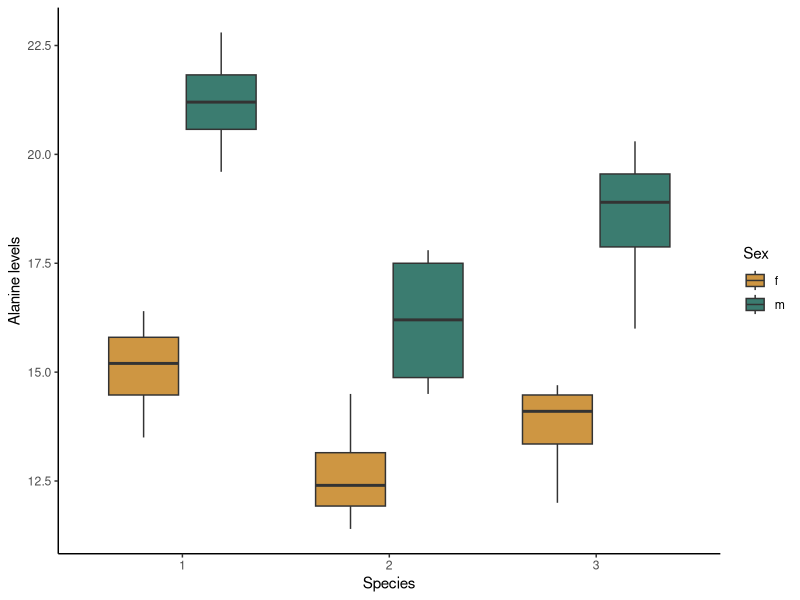
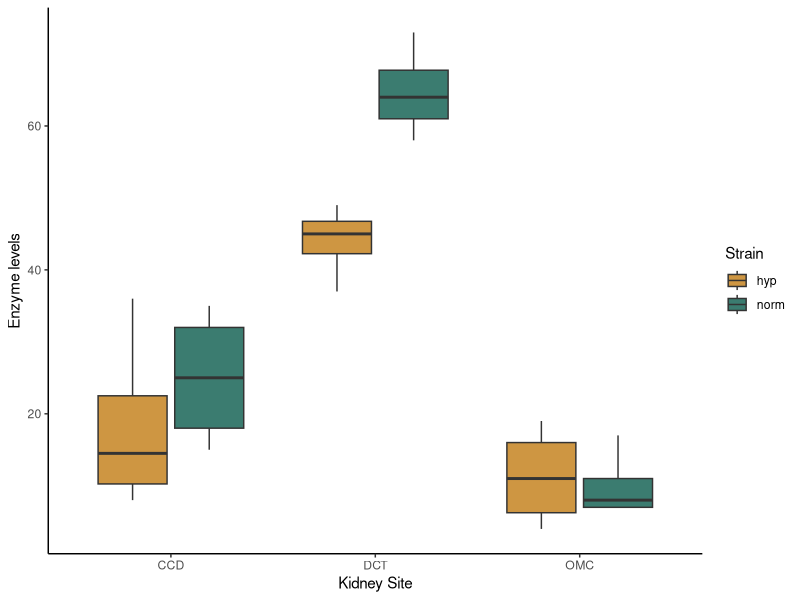
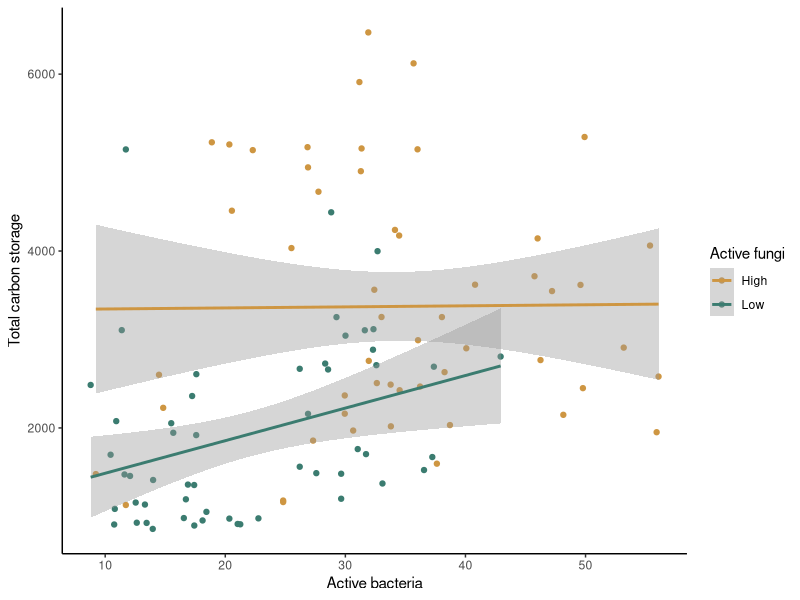
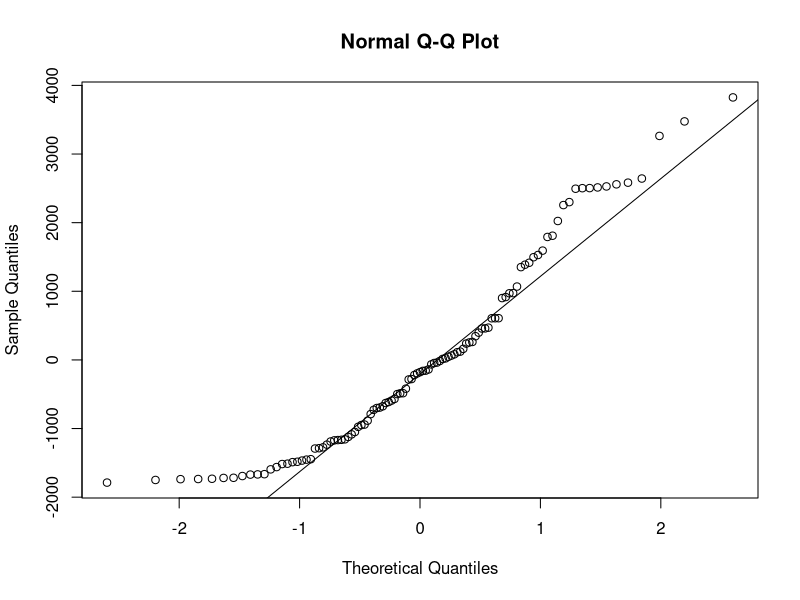
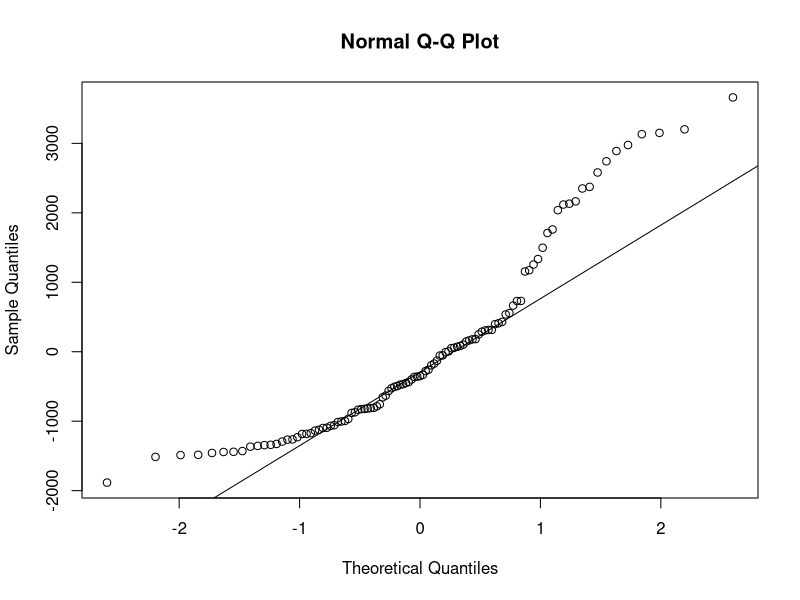
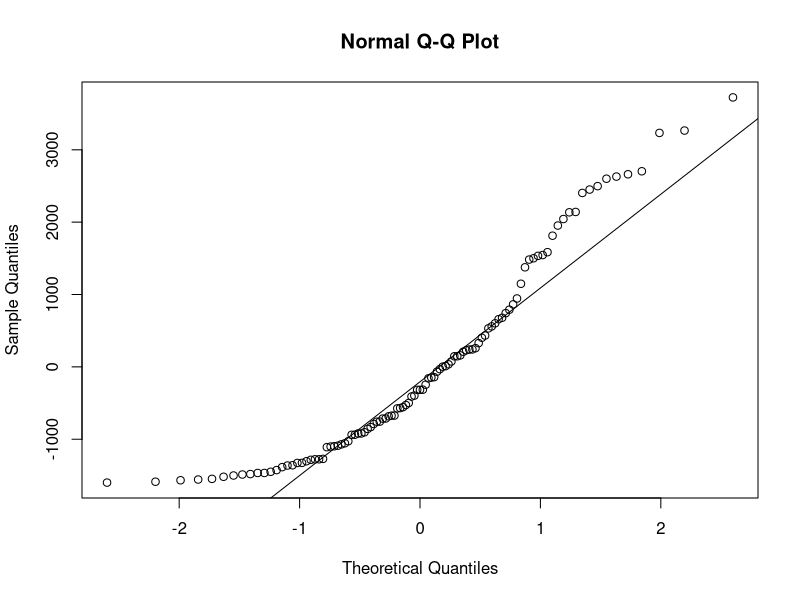
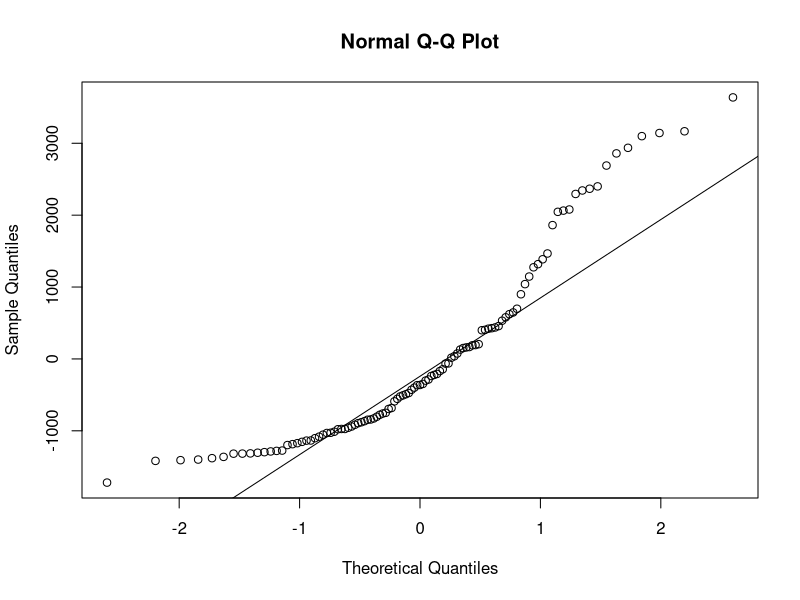
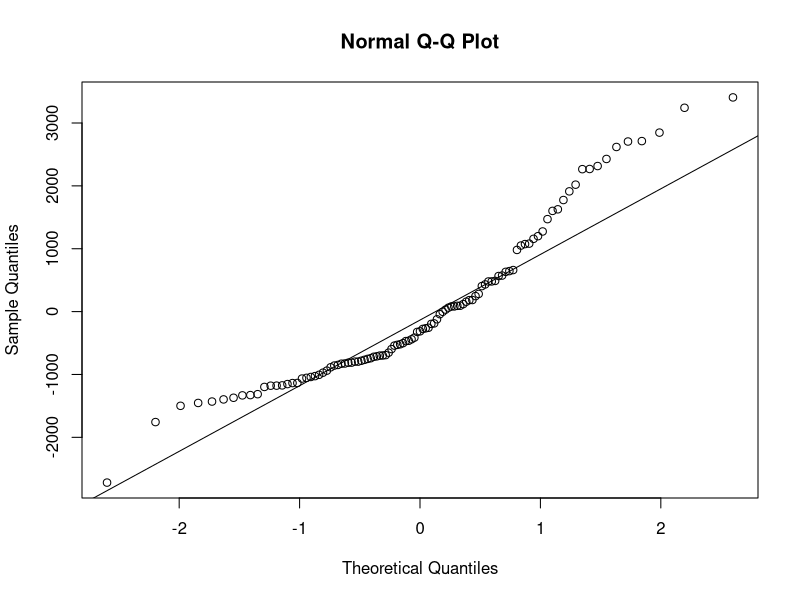

Write the R code that produced these figures, in order.
## ---- chunk 1
knitr::opts_chunk$set(echo = TRUE)
## ---- chunk 2
mill <- read.csv("millipedes.csv")
mill$species <- as.factor(mill$species)
## ---- chunk 3
library(ggplot2)
ggplot(mill, aes(x=species, y=Alanine, fill=sex)) +
  geom_boxplot() +
  scale_fill_manual(values=c("#ce9642","#3b7c70")) +
  labs(x="Species", y="Alanine levels", fill = "Sex") +
  theme_classic()
## ---- chunk 4
mill_null <- lm(Alanine ~ 1, data = mill)
mill_sex <- lm(Alanine ~ sex, data = mill)
mill_species <- lm(Alanine ~ species, data = mill)
mill_both <- lm(Alanine ~ sex + species, data = mill)
mill_int <- lm(Alanine ~ sex*species, data = mill)
## ---- chunk 5
mill_2way <- aov(Alanine ~ sex*species,data=mill)
summary(mill_2way)
## ---- chunk 6
TukeyHSD(mill_2way,which=c("species"))
## ---- chunk 7
AIC(mill_null,mill_sex,mill_species,mill_both,mill_int)
## ---- chunk 8
kidney <- read.csv("kidney.csv")
## ---- chunk 9
library(ggplot2)
ggplot(kidney, aes(x=site, y=enzyme, fill=hyper)) +
  geom_boxplot() +
  scale_fill_manual(values=c("#ce9642","#3b7c70")) +
  labs(x="Kidney Site", y="Enzyme levels", fill = "Strain") +
  theme_classic()
## ---- chunk 10
kidney_null <- lm(enzyme ~ 1, data = kidney)
kidney_hyper <- lm(enzyme ~ hyper, data = kidney)
kidney_site <- lm(enzyme ~ site, data = kidney)
kidney_both <- lm(enzyme ~ hyper + site, data = kidney)
kidney_int <- lm(enzyme ~ hyper*site, data = kidney)
## ---- chunk 11
kidney_2way <- aov(enzyme ~ hyper*site, data=kidney)
summary(kidney_2way)
## ---- chunk 12
with(subset(kidney,site=="CCD"),t.test(enzyme~hyper))
## ---- chunk 13
AIC(kidney_null,kidney_hyper,kidney_site,kidney_both,kidney_int)
## ---- chunk 14
carbon <- read.csv("carbon.csv")
## ---- chunk 15
library(tidyverse)

med <- median(carbon$Active_Fungi)
carbon <- mutate(carbon,Fungi_cat = ifelse(Active_Fungi > med, "High", "Low"))
## ---- chunk 16
ggplot(data=carbon, aes(x=Active_Bacteria,y=Tc,color=Fungi_cat)) +
  geom_point() +
  geom_smooth(method="lm") +
  scale_color_manual(values=c("#ce9642","#3b7c70")) +
  labs(x="Active bacteria", y="Total carbon storage",color="Active fungi") +
  theme_classic()
## ---- chunk 17
carbon_null <- lm(Tc ~ 1, data = carbon)
carbon_bac <- lm(Tc ~ Active_Bacteria, data = carbon)
carbon_fungi <- lm(Tc ~ Active_Fungi, data = carbon)
carbon_both <- lm(Tc ~ Active_Bacteria + Active_Fungi, data = carbon)
carbon_int <- lm(Tc ~ Active_Bacteria*Active_Fungi, data = carbon)
## ---- chunk 18
resid_null_carbon <- resid(carbon_null)
resid_bac_carbon <- resid(carbon_bac)
resid_fungi_carbon <- resid(carbon_fungi)
resid_both_carbon <- resid(carbon_both)
resid_int_carbon <- resid(carbon_int)
## ---- chunk 19
qqnorm(resid_null_carbon)
qqline(resid_null_carbon)

qqnorm(resid_bac_carbon)
qqline(resid_bac_carbon)

qqnorm(resid_fungi_carbon)
qqline(resid_fungi_carbon)

qqnorm(resid_both_carbon)
qqline(resid_both_carbon)

qqnorm(resid_int_carbon)
qqline(resid_int_carbon)
## ---- chunk 20
carbon_null <- lm(log(Tc) ~ 1, data = carbon)
carbon_bac <- lm(log(Tc) ~ Active_Bacteria, data = carbon)
carbon_fungi <- lm(log(Tc) ~ Active_Fungi, data = carbon)
carbon_both <- lm(log(Tc) ~ Active_Bacteria + Active_Fungi, data = carbon)
carbon_int <- lm(log(Tc) ~ Active_Bacteria*Active_Fungi, data = carbon)
## ---- chunk 21
resid_null_carbon <- resid(carbon_null)
resid_bac_carbon <- resid(carbon_bac)
resid_fungi_carbon <- resid(carbon_fungi)
resid_both_carbon <- resid(carbon_both)
resid_int_carbon <- resid(carbon_int)
## ---- chunk 22
qqnorm(resid_null_carbon)
qqline(resid_null_carbon)

qqnorm(resid_bac_carbon)
qqline(resid_bac_carbon)

qqnorm(resid_fungi_carbon)
qqline(resid_fungi_carbon)

qqnorm(resid_both_carbon)
qqline(resid_both_carbon)

qqnorm(resid_int_carbon)
qqline(resid_int_carbon)
## ---- chunk 23
AIC(carbon_null,carbon_bac,carbon_fungi,carbon_both,carbon_int)
## ---- chunk 24
butterfly <- read.csv("butterfly.csv")
## ---- chunk 25
ggplot(data=butterfly, aes(x=Temp,y=Endurance,color=Genotype)) +
  geom_point() +
  geom_smooth(method="lm") +
  scale_color_manual(values=c("#ce9642","#3b7c70","#3b3a3e")) +
  labs(x="Temperature") +
  theme_classic()
## ---- chunk 26
butter_null <- lm(Endurance ~ 1, data=butterfly)
butter_temp <- lm(Endurance ~ Temp, data=butterfly)
butter_geno <- lm(Endurance ~ Genotype, data=butterfly)
butter_both <- lm(Endurance ~ Temp + Genotype, data=butterfly)
butter_int <- lm(Endurance ~ Temp*Genotype, data=butterfly)
## ---- chunk 27
resid_null_butter <- resid(butter_null)
resid_temp_butter <- resid(butter_temp)
resid_geno_butter <- resid(butter_geno)
resid_both_butter <- resid(butter_both)
resid_int_butter <- resid(butter_int)
## ---- chunk 28
qqnorm(resid_null_butter)
qqline(resid_null_butter)

qqnorm(resid_temp_butter)
qqline(resid_temp_butter)

qqnorm(resid_geno_butter)
qqline(resid_geno_butter)

qqnorm(resid_both_butter)
qqline(resid_both_butter)

qqnorm(resid_int_butter)
qqline(resid_int_butter)
## ---- chunk 29
AIC(butter_null,butter_temp,butter_geno,butter_both,butter_int)
